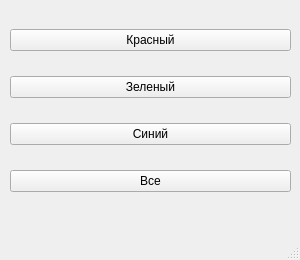
<?xml version="1.0" encoding="UTF-8"?>
<ui version="4.0">
 <class>ColorWindow</class>
 <widget class="QMainWindow" name="ColorWindow">
  <property name="geometry">
   <rect>
    <x>0</x>
    <y>0</y>
    <width>300</width>
    <height>260</height>
   </rect>
  </property>
  <property name="windowTitle">
   <string>Цветовой канал</string>
  </property>
  <widget class="QWidget" name="centralwidget">
   <widget class="QWidget" name="verticalLayoutWidget">
    <property name="geometry">
     <rect>
      <x>10</x>
      <y>10</y>
      <width>281</width>
      <height>201</height>
     </rect>
    </property>
    <layout class="QVBoxLayout" name="verticalLayout">
     <item>
      <widget class="QPushButton" name="RedButton">
       <property name="text">
        <string>Красный</string>
       </property>
      </widget>
     </item>
     <item>
      <widget class="QPushButton" name="GreenButton">
       <property name="text">
        <string>Зеленый</string>
       </property>
      </widget>
     </item>
     <item>
      <widget class="QPushButton" name="BlueButton">
       <property name="text">
        <string>Синий</string>
       </property>
      </widget>
     </item>
     <item>
      <widget class="QPushButton" name="AllButton">
       <property name="text">
        <string>Все</string>
       </property>
      </widget>
     </item>
    </layout>
   </widget>
  </widget>
  <widget class="QMenuBar" name="menubar">
   <property name="geometry">
    <rect>
     <x>0</x>
     <y>0</y>
     <width>300</width>
     <height>21</height>
    </rect>
   </property>
  </widget>
  <widget class="QStatusBar" name="statusbar"/>
 </widget>
 <resources/>
 <connections/>
</ui>
